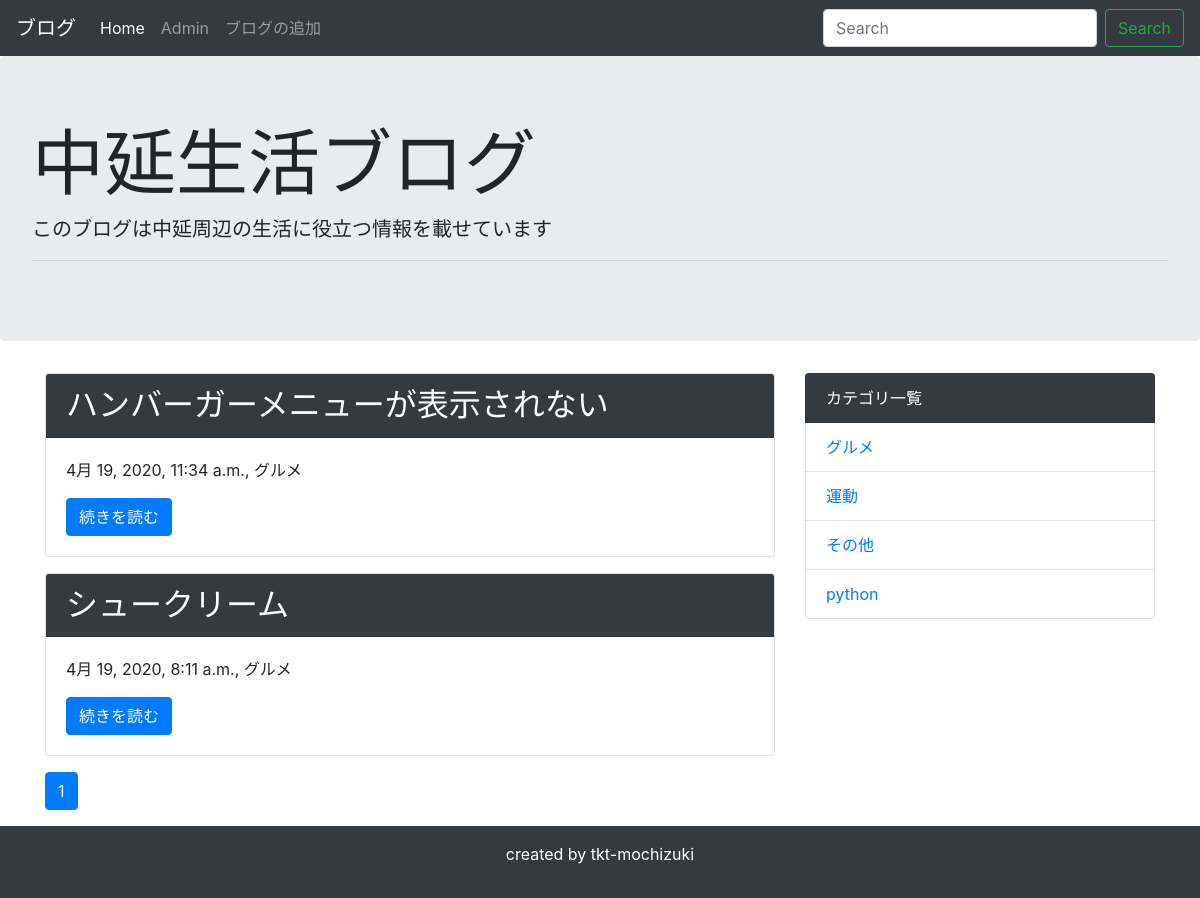
/category/1/ (signed in), run on the app's committed database.
### blog/models.py (models this page shows, shortened)
class Post(models.Model):
    title = models.CharField('タイトル', max_length=100)
    text = models.TextField('本文')
    created_at = models.DateTimeField('作成日',default=timezone.now)
    category = models.ForeignKey(
        Category, verbose_name = 'カテゴリ', on_delete = models.PROTECT
    )

class Category(models.Model):
    name = models.CharField('カテゴリー名', max_length=200)
    created_at = models.DateTimeField('作成日',default=timezone.now)
    def __str__(self):
        return self.name

### blog/views.py (the view)
# urls.py: path('category/<int:pk>/', views.CategoryView.as_view(), name='category'),
class CategoryView(generic.ListView):
    template_name = 'blog/post_list.html'
    model = Post
    paginate_by = 10 # 追加
    def get_queryset(self):
        category = get_object_or_404(Category, pk=self.kwargs['pk'])
        queryset = Post.objects.order_by('-created_at').filter(category=category)
        return queryset

### blog/context_processors.py (called while the page is built)
def common(request):
    context = {
        'category_list':Category.objects.all(),
    }
    return context

### blog/templatetags/mytag.py (called while the page is built)
@register.simple_tag
def url_replace(request, field, value):
    url_dict = request.GET.copy()
    url_dict[field] = value
    return url_dict.urlencode()

### blog/templates/blog/post_list.html
{% extends 'blog/base.html' %}
{% block content %}
{% for post in post_list %}
<div class="card mb-3">
    <h2 class="card-header bg-dark text-white">{{ post.title }}</h2>
    <div class="card-body">
      <p>{{ post.created_at }}, {{ post.category }}</p>
      <a href="{% url 'blog:detail' post.pk %}" class="btn btn-primary">続きを読む</a>
    </div>
</div>
{% endfor %}
{% include 'blog/pagination.html' %}
{% endblock %}

### blog/templates/blog/base.html (shortened to what this page needs)
<!doctype html>
<html lang="ja">
  <head>
    <link rel="stylesheet" href="https://stackpath.bootstrapcdn.com/bootstrap/4.4.1/css/bootstrap.min.css">
  </head>
  <body>
    <nav class="navbar navbar-expand-lg navbar-dark bg-dark">
      <a class="navbar-brand" href="#">ブログ</a>
      <div class="collapse navbar-collapse" id="navbarSupportedContent">
        <ul class="navbar-nav mr-auto">
          <li class="nav-item active">
            <a class="nav-link" href="{% url 'blog:index' %}">Home</a>
          </li>
          {% if user.is_superuser %}
          <li class="nav-item">
            <a class="nav-link" href="{% url 'admin:index' %}">Admin</a>
          </li>
          {% endif %}
          <li class="nav-item">
            <a class="nav-link" href="{% url 'blog:add' %}">ブログの追加</a>
          </li>
        </ul>
        <form class="form-inline my-2 my-lg-0" method="GET" action="{% url 'blog:index' %}">
          <input class="form-control mr-sm-2" type="text" placeholder="Search" aria-label="Search" name="keyword">
          <button class="btn btn-outline-success my-2 my-sm-0" type="submit">Search</button>
        </form>
      </div>
    </nav>
    <div class="jumbotron">
      <h1 class="display-3">中延生活ブログ</h1>
      <p class="lead">このブログは中延周辺の生活に役立つ情報を載せています</p>
      <hr class="my-2">
    </div>
    <div class="container">
      <div class="row">
          <div class="col-md-8">
              {% block content %}
              {% endblock %}
          </div>
          <div class="col-md-4">
              <ul class="list-group">
                  <li class="list-group-item bg-dark text-white">カテゴリ一覧</li>
                  {% for category in category_list %}
                  <li class="list-group-item"><a href="{% url 'blog:category' category.pk %}">{{ category }}</a></li>
                  {% endfor %}
              </ul>
          </div>
      </div>
    </div>
    <footer class="bg-dark text-white text-center py-3">
        <p>created by tkt-mochizuki</p>
    </footer>
  </body>
</html>

### data on the page
Post: title "ハンバーガーメニューが表示されない", created_at "4月 19, 2020, 11:34 a.m.", category "グルメ"
Post: title "シュークリーム", created_at "4月 19, 2020, 8:11 a.m.", category "グルメ"
Category: name "グルメ"
Category: name "運動"
Category: name "その他"
Category: name "python"

### other printed values
{{ link_page }} "1"
